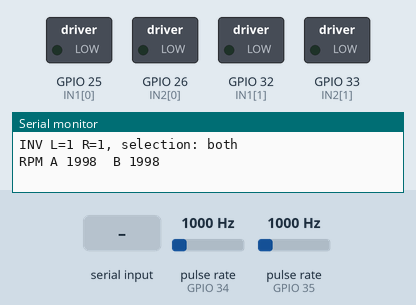
The sketch below on a simulated ESP32. On the bench: switched loads named in the sketch (green lamp = pin HIGH), the last lines printed to the serial monitor. Wiring (inferred from the names in the program): 2 × pulse sensor: data GPIO 34 / data GPIO 35. Inputs (shaded band) come from the test bench; at power-on: pulse rate (sensors on GPIO 34, GPIO 35) 1000 Hz.

Above: at 1.2 s.
1.3 s: "f\n" received over Serial
At 1.7 s:
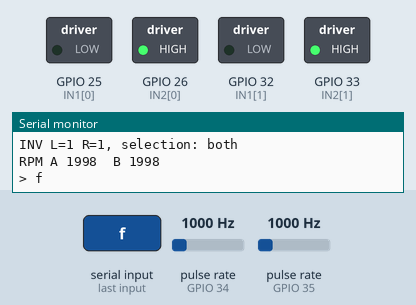
2.8 s: "r\n" received over Serial
At 4.0 s:
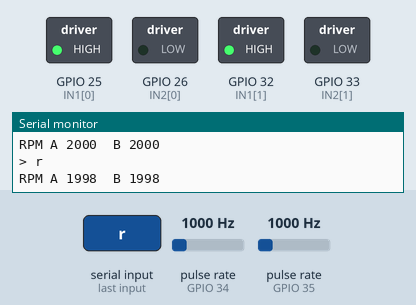
4.3 s: "b\n" received over Serial
At 5.2 s:
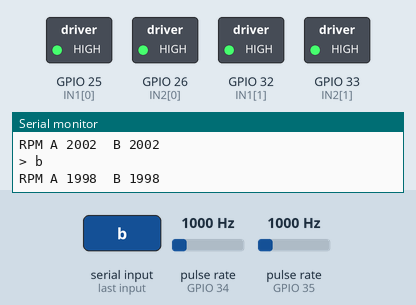
5.8 s: "90,45\n" received over Serial
At 6.3 s:
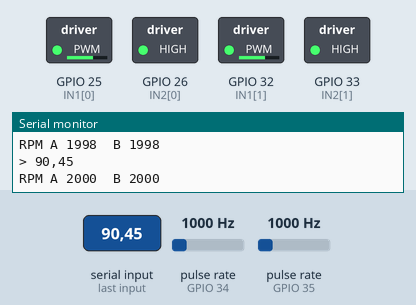
7.3 s: "2\n" received over Serial
At 8.5 s:
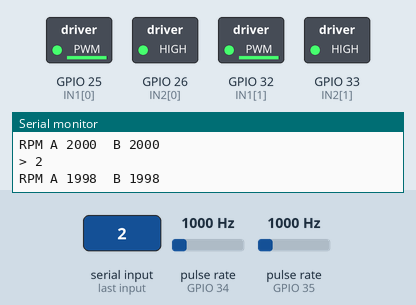
8.8 s: "90\n" received over Serial
At 9.8 s:
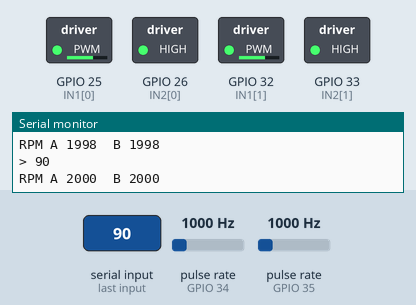
Timing chart, 0 to 11.3 s (numbered marks = the images above; inputs shaded):
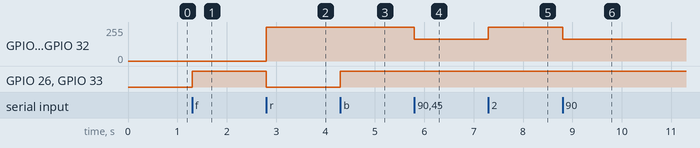

The sketch:

U-10_motor_driver.ino
```cpp
// U-10 / U-11 — Motor driver tests (Master Test Plan). ESP32 core 3.x (ledcAttach API).
// DRV8871 wiring: left IN1 GPIO25, IN2 GPIO26; right IN1 GPIO32, IN2 GPIO33.
// Encoders (3V3): A GPIO34 (rear left, M2), B GPIO35 (rear right, M4). Serial 115200, "Newline".
// Commands: L / R / A = select left, right, all (both sides; default)
//           f r c b = forward, reverse, coast, brake (full duty) on the selection
//           +/-0-255 = duty on the selection (negative = reverse) | d = flip direction of selection
//           s = sweep UP 0 -> 255, both sides (start-up duty, RPM per step) | S = sweep DOWN 255 -> 0
//           x = coast vs brake stop test, both sides | g = 20 hard starts, both sides
//           k1 / k20 = PWM kHz | m = toggle PWM decay mode (slow = default, fast)
// Slow decay: one input held HIGH, the other PWMs (drive / brake). Stronger at low duty than
// fast decay (drive / coast), so the motors keep turning at lower duty.
#include <Arduino.h>

const int IN1[2] = {25, 32}, IN2[2] = {26, 33};      // [0] left, [1] right
const uint8_t RES = 8;
bool INV[2] = {true, true};   // true = forward for this build's wiring (confirmed 13/10)
bool slow = true;             // PWM decay mode
int sel = 2;                  // 0 left, 1 right, 2 both

// --- encoders (same filter as U-12: falling edge, >= 500 us LOW then HIGH) ---
#define SLOTS 30
const uint8_t ENC[2] = {34, 35};
const uint32_t MIN_PULSE_US = 500;
volatile uint32_t cnt[2], lastRise[2], lastFall[2];
volatile bool armed[2];
void IRAM_ATTR edge(uint8_t i) {
  uint32_t now = micros();
  if (digitalRead(ENC[i])) { armed[i] = (now - lastFall[i] >= MIN_PULSE_US); lastRise[i] = now; }
  else { if (armed[i] && now - lastRise[i] >= MIN_PULSE_US) cnt[i]++; armed[i] = false; lastFall[i] = now; }
}
void IRAM_ATTR isrA() { edge(0); }
void IRAM_ATTR isrB() { edge(1); }
uint32_t snap(uint8_t i) { noInterrupts(); uint32_t c = cnt[i]; interrupts(); return c; }

void rpm(uint32_t ms, float& a, float& b) {             // average RPM over ms
  uint32_t a0 = snap(0), b0 = snap(1);
  delay(ms);
  a = (snap(0) - a0) * 60000.0 / SLOTS / ms;
  b = (snap(1) - b0) * 60000.0 / SLOTS / ms;
}

void setOut(int s, int a, int b) {
  if (INV[s]) { int t = a; a = b; b = t; }
  ledcWrite(IN1[s], a); ledcWrite(IN2[s], b);
}
void drive(int s, int d) {                               // d = -255..255
  d = constrain(d, -255, 255);
  int m = abs(d);
  int a = slow ? 255 : m, b = slow ? 255 - m : 0;
  if (m == 0) { a = 0; b = 0; }                          // coast
  if (d >= 0) setOut(s, a, b); else setOut(s, b, a);
}
void brake(int s) { ledcWrite(IN1[s], 255); ledcWrite(IN2[s], 255); }
void selDrive(int d) { for (int s = 0; s < 2; s++) if (sel == 2 || sel == s) drive(s, d); }
void selBrake()      { for (int s = 0; s < 2; s++) if (sel == 2 || sel == s) brake(s); }

void sweep(int from, int to, int step) {                 // both sides; 1 s settle + 2 s RPM
  for (int d = from; step > 0 ? d <= to : d >= to; d += step) {
    drive(0, d); drive(1, d); delay(1000);
    float a, b; rpm(2000, a, b);
    Serial.printf("duty %3d (%3d%%)  RPM A %.0f  B %.0f\n", d, d * 100 / 255, a, b);
  }
  drive(0, 0); drive(1, 0);
}

uint32_t timeToStop() {                                  // ms until no pulses on either encoder for 200 ms
  uint32_t t0 = millis(), last = t0, a = snap(0), b = snap(1);
  while (millis() - last < 200 && millis() - t0 < 5000)
    if (snap(0) != a || snap(1) != b) { a = snap(0); b = snap(1); last = millis(); }
  return last - t0;
}

void stopTest() {                                        // both sides at full speed, then coast / brake
  for (int i = 0; i < 2; i++) {
    drive(0, 255); drive(1, 255); delay(2000);
    float a, b; rpm(500, a, b);
    if (i == 0) { drive(0, 0); drive(1, 0); } else { brake(0); brake(1); }
    uint32_t ms = timeToStop();
    Serial.printf("%s from A %.0f / B %.0f RPM: stopped in %lu ms\n", i ? "BRAKE" : "COAST", a, b, (unsigned long)ms);
    drive(0, 0); drive(1, 0); delay(1000);
  }
}

void setup() {
  Serial.begin(115200);
  for (int s = 0; s < 2; s++) { ledcAttach(IN1[s], 20000, RES); ledcAttach(IN2[s], 20000, RES); drive(s, 0); }
  for (uint8_t i = 0; i < 2; i++) pinMode(ENC[i], INPUT);
  attachInterrupt(ENC[0], isrA, CHANGE);
  attachInterrupt(ENC[1], isrB, CHANGE);
  Serial.println("L/R/A | f r c b | +/-0-255 | d flip | s up-sweep | S down-sweep | x stop test | g starts | k1/k20 | m decay");
  Serial.printf("INV L=%d R=%d, selection: both\n", INV[0], INV[1]);
}

void loop() {
  static uint32_t t = 0;
  if (millis() - t >= 1000) {                            // live RPM once a second
    t = millis();
    static uint32_t pa = 0, pb = 0;
    uint32_t a = snap(0), b = snap(1);
    Serial.printf("RPM A %.0f  B %.0f\n", (a - pa) * 60.0 / SLOTS, (b - pb) * 60.0 / SLOTS);
    pa = a; pb = b;
  }
  if (!Serial.available()) return;
  String c = Serial.readStringUntil('\n'); c.trim();
  if (c == "L" || c == "R" || c == "A") { selDrive(0); sel = c == "L" ? 0 : c == "R" ? 1 : 2; }
  else if (c == "f") selDrive(255);
  else if (c == "r") selDrive(-255);
  else if (c == "c") selDrive(0);
  else if (c == "b") selBrake();
  else if (c == "d") {
    selDrive(0);
    for (int s = 0; s < 2; s++) if (sel == 2 || sel == s) INV[s] = !INV[s];
    Serial.printf("INV L=%d R=%d\n", INV[0], INV[1]);
  }
  else if (c == "m") { slow = !slow; selDrive(0); Serial.println(slow ? "slow decay" : "fast decay"); }
  else if (c[0] == 'k') {
    uint32_t f = c.substring(1).toInt() * 1000;
    for (int s = 0; s < 2; s++) { ledcChangeFrequency(IN1[s], f, RES); ledcChangeFrequency(IN2[s], f, RES); }
  }
  else if (c == "s") sweep(0, 255, 15);
  else if (c == "S") sweep(255, 0, -15);
  else if (c == "x") stopTest();
  else if (c == "g") {
    for (int i = 1; i <= 20; i++) {
      drive(0, 255); drive(1, 255); delay(1500);
      drive(0, 0);   drive(1, 0);   delay(1000);
      Serial.printf("start %d/20\n", i);
    }
  }
  else if (c.length() && (isDigit(c[0]) || c[0] == '-')) selDrive(c.toInt());
  Serial.printf("> %s\n", c.c_str());
}
```

Measured:
- after the input at 1.3 s, GPIO 26 (IN2[0]), GPIO 33 (IN2[1]): LOW → HIGH at once
- after the input at 2.8 s, GPIO 25 (IN1[0]), GPIO 32 (IN1[1]): 0/255 → 255/255 at once; GPIO 26 (IN2[0]), GPIO 33 (IN2[1]): HIGH → LOW at once
- after the input at 4.3 s, GPIO 26 (IN2[0]), GPIO 33 (IN2[1]): LOW → HIGH at once
- after the input at 5.8 s, GPIO 25 (IN1[0]), GPIO 32 (IN1[1]): 255/255 → 164/255 at once
- after the input at 7.3 s, GPIO 25 (IN1[0]), GPIO 32 (IN1[1]): 164/255 → 252/255 at once
- after the input at 8.8 s, GPIO 25 (IN1[0]), GPIO 32 (IN1[1]): 252/255 → 164/255 at once
